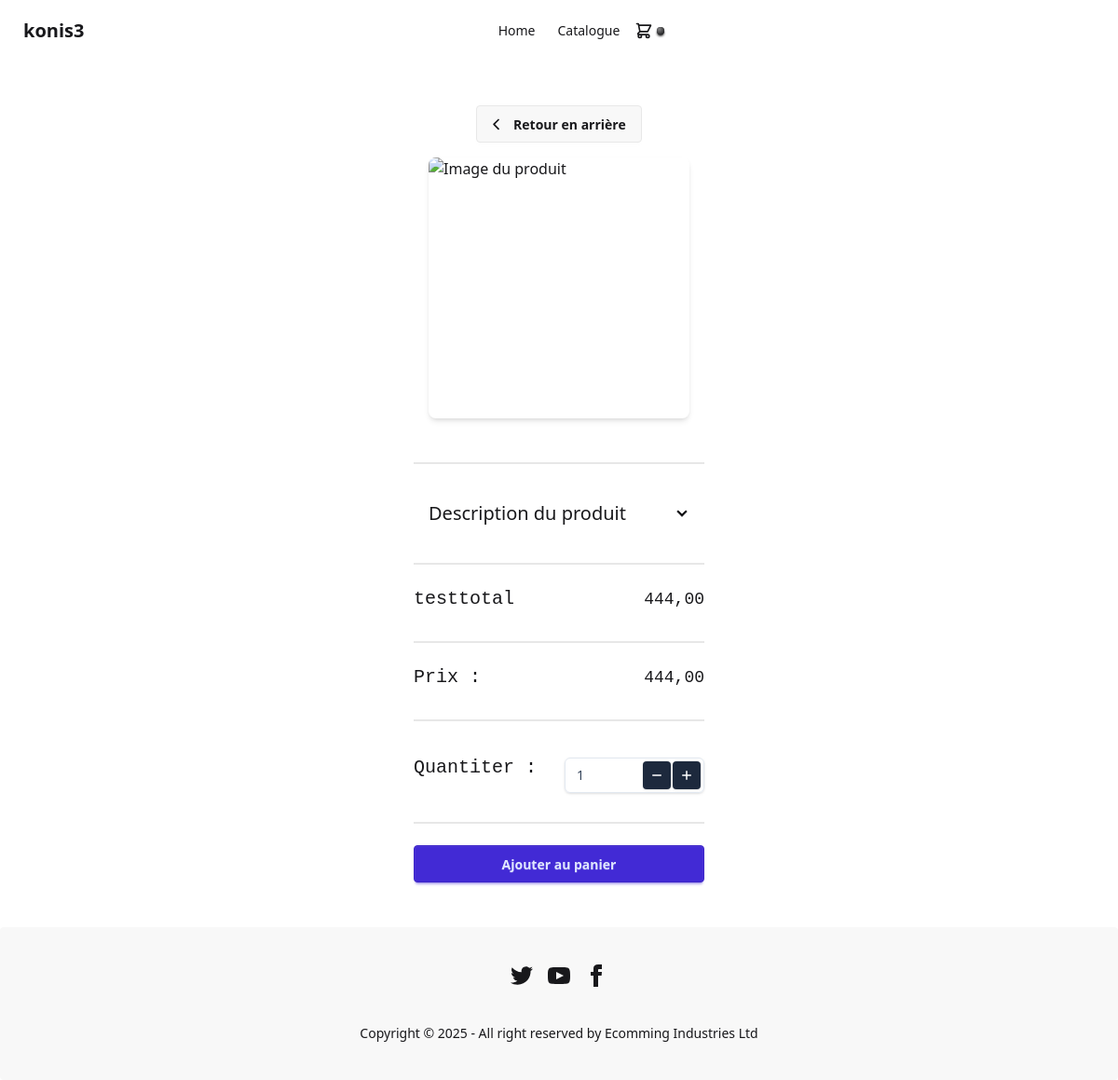
The page /produit/13/ on the database its author committed.
### Ecomming/models.py (models this page shows, shortened)
class Site(models.Model):
    nom_entreprise = models.CharField(max_length=255)
    description_entreprise = models.TextField()

class Produit(models.Model):
    id = models.AutoField(_("ID"), primary_key=True)
    name = models.CharField(_("Nom du produit"), max_length=100)
    description = models.TextField(_("Description du produit"))
    prix = models.DecimalField(_("Prix du produit"), max_digits=10, decimal_places=2)
    categorie = models.ForeignKey(Categorie, on_delete=models.CASCADE, related_name="produits")
    quantite = models.IntegerField(_("Quantite"))
    image_couverture = CloudinaryField('image_couverture', folder="mon-projet/photos/couvertures/")
    image_1 = CloudinaryField('image_1', folder="mon-projet/photos/couvertures/",  null=True)
    image_2 = CloudinaryField('image_2', folder="mon-projet/photos/couvertures/",  null=True)
    image_3 = CloudinaryField('image_3', folder="mon-projet/photos/couvertures/",  null=True)

### Ecomming/views.py (the view)
# urls.py: path('produit/<int:id>/', views.produit_detail, name='produit_detail'),
def produit_detail(request, id):
    produit = get_object_or_404(Produit, id=id)
    context = {
        'title': produit.name,
       'produit': produit,
        'NomEntreprise':Site.objects.get(id=1).nom_entreprise,
        'categories': Categorie.objects.all(),
    }
    return render(request, 'produit_detail.html',  context=context)

### Ecomming/templates/produit_detail.html (shortened to what this page needs)
{% extends 'base.html' %} {% block content %}
<div class="flex justify-center items-center">
  <div class="container w-auto max-w-lg self-center my-8">
    <div class="flex justify-center items-center flex-col p-4">
      <button class="btn" onclick="history.back()">
        <svg xmlns="http://www.w3.org/2000/svg" fill="none" viewBox="0 0 24 24" stroke-width="2.5" stroke="currentColor" class="size-[1.2em]">
          <path stroke-linecap="round" stroke-linejoin="round" d="M10 19l-7-7 7-7" />
        </svg>
        Retour en arrière
      </button>
      <div
        class="carousel carousel-center rounded-box max-w-md space-x-4 p-4 h-80"
      >
        <div class="carousel-item">
          <label for="modal-couverture" class="cursor-pointer">
            <img
              src="{{ produit.image_couverture.url }}"
              alt="Image du produit"
              class="object-cover h-70 rounded-box aspect-square shadow-md hover:opacity-90 transition-opacity"
            />
          </label>
        </div>
      </div>
      <div class="divider"></div>
      <div class="collapse collapse-arrow w-full">
        <div class="collapse-title text-xl font-medium">
          Description du produit
        </div>
      </div>
      <div class="divider"></div>
      <div class="flex justify-between items-center flex-row mb-2 w-full">
        <h1 class="text-xl font-mono mr-4">{{ produit.name }}</h1>
        <p class="text-lg font-mono">{{ produit.prix }}</p>
      </div>
      <div class="divider"></div>
      <div class="flex justify-between items-center flex-row mb-2 w-full">
        <h1 class="text-xl mr-4 font-mono">Prix :</h1>
        <p class="text-lg font-mono">{{ produit.prix }}</p>
      </div>
      <div class="divider"></div>
      <div class="flex justify-between items-center flex-row mb-2 w-full">
        <h1 class="text-xl font-mono mr-4">Quantiter :</h1>
        <div class="w-[150px] max-w-sm relative mt-4 z-">
          <div class="relative">
            <button
              onclick="decreaseButton()"
              id="decreaseButton"
              class="absolute right-9 top-1 rounded bg-slate-800 p-1.5 border border-transparent text-center text-sm text-white transition-all shadow-sm hover:shadow focus:bg-slate-700 focus:shadow-none active:bg-slate-700 hover:bg-slate-700 active:shadow-none disabled:pointer-events-none disabled:opacity-50 disabled:shadow-none"
              type="button"
            >
              <svg
                xmlns="http://www.w3.org/2000/svg"
                viewBox="0 0 16 16"
                fill="currentColor"
                class="w-4 h-4"
              >
                <path
                  d="M3.75 7.25a.75.75 0 0 0 0 1.5h8.5a.75.75 0 0 0 0-1.5h-8.5Z"
                />
              </svg>
            </button>
            <input
              id="amountInput"
              type="number"
              value="1"
              max="{{ produit.quantite }}"
              class="w-full bg-transparent placeholder:text-slate-400 text-slate-700 text-sm border border-slate-200 rounded-md pl-3 pr-20 py-2 transition duration-300 ease focus:outline-none focus:border-slate-400 hover:border-slate-300 shadow-sm focus:shadow appearance-none [&::-webkit-outer-spin-button]:appearance-none [&::-webkit-inner-spin-button]:appearance-none"
            />
            <button
              onclick="increaseButton({{ produit.quantite }})"
              id="increaseButton"
              class="absolute right-1 top-1 rounded bg-slate-800 p-1.5 border border-transparent text-center text-sm text-white transition-all shadow-sm hover:shadow focus:bg-slate-700 focus:shadow-none active:bg-slate-700 hover:bg-slate-700 active:shadow-none disabled:pointer-events-none disabled:opacity-50 disabled:shadow-none"
              type="button"
            >
              <svg
                xmlns="http://www.w3.org/2000/svg"
                viewBox="0 0 16 16"
                fill="currentColor"
                class="w-4 h-4"
              >
                <path
                  d="M8.75 3.75a.75.75 0 0 0-1.5 0v3.5h-3.5a.75.75 0 0 0 0 1.5h3.5v3.5a.75.75 0 0 0 1.5 0v-3.5h3.5a.75.75 0 0 0 0-1.5h-3.5v-3.5Z"
                />
              </svg>
            </button>
          </div>
        </div>
      </div>
      <div class="divider"></div>
      <button class="btn btn-primary w-full" id="addToCard">
        Ajouter au panier
      </button>
    </div>
  </div>
</div>
{% endblock %}

### Ecomming/templates/base.html (shortened to what this page needs)
{% load static %}
<!DOCTYPE html>
<html data-theme="light">
  <head>
    <link
      href="{% static 'css/style.css' %}"
      rel="stylesheet"
      type="text/css"
    />
    <link
      href="https://cdn.jsdelivr.net/npm/daisyui@5"
      rel="stylesheet"
      type="text/css"
    />
    <link
      href="https://cdn.jsdelivr.net/npm/daisyui@5/themes.css"
      rel="stylesheet"
      type="text/css"
    />
  </head>
  <body>
    <div class="navbar bg-base-100">
      <div class="navbar-start">
        <a class="btn btn-ghost text-xl">{{NomEntreprise}}</a>
      </div>
      <div class="navbar-center hidden lg:flex">
        <ul class="menu menu-horizontal px-1">
          <li><a href="{% url 'index' %}">Home</a></li>
          <li><a href="{% url 'catalogue' %}">Catalogue</a></li>
        </ul>
      </div>
      <div class="navbar-end">
        <div class="drawer drawer-end">
          <div class="drawer-content">
            <label for="my-drawer-4" class="drawer-button flex items-center">
              <div class="inline-grid *:[grid-area:1/1]">
                <div class="status status-neutral"></div>
              </div>
            </label>
          </div>
        </div>
      </div>
    </div>
    {% block content %}{% endblock %}
    <footer
      class="footer footer-horizontal footer-center bg-base-200 text-base-content rounded p-10"
    >
      <nav>
        <div class="grid grid-flow-col gap-4">
          <a>
          </a>
          <a>
          </a>
          <a>
            <svg
              xmlns="http://www.w3.org/2000/svg"
              width="24"
              height="24"
              viewBox="0 0 24 24"
              class="fill-current"
            >
              <path
                d="M9 8h-3v4h3v12h5v-12h3.642l.358-4h-4v-1.667c0-.955.192-1.333 1.115-1.333h2.885v-5h-3.808c-3.596 0-5.192 1.583-5.192 4.615v3.385z"
              ></path>
            </svg>
          </a>
        </div>
      </nav>
      <aside>
        <p>Copyright © 2025 - All right reserved by Ecomming Industries Ltd</p>
      </aside>
    </footer>
    <script src="https://cdn.jsdelivr.net/npm/@tailwindcss/browser@4"></script>
  </body>
</html>

### rows shown on the page
Site: nom_entreprise "konis3"
Produit: name "testtotal", prix "444,00", quantite "1"
